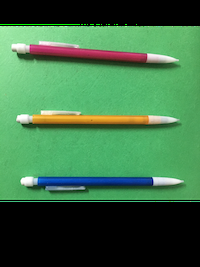
#> input picture pencil.png, 200 x 267 px
$ python coin.py
#> lines starting #> are read from the running program, lines starting #| are printed output that depends on the picture; after the words box and inside, x2 and y2 are one past the last pixel; in counts of white or black regions, pixels touching at a corner belong together

import imutils
import cv2

image = cv2.imread("pencil.png")
#> image is the input picture: shape (267, 200, 3); mean B, G, R 70.5, 109.9, 61.7
cv2.imshow("Image", image)
cv2.waitKey(0)

gray = cv2.cvtColor(image, cv2.COLOR_BGR2GRAY)
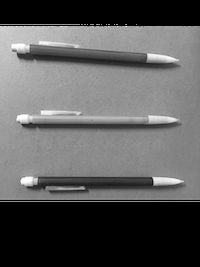
#> gray: shape (267, 200); min 0, max 255, mean 91
cv2.imshow("Gray", gray)
cv2.waitKey(0)

# applying edge detection we can find the outlines of objects in
# images
edged = cv2.Canny(gray, 30, 150)
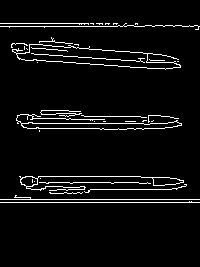
#> edged: shape (267, 200); 5.1% white in thin lines or dots, all inside (x1, y1, x2, y2) = (0, 23, 200, 203)
cv2.imshow("Edged", edged)
cv2.waitKey(0)

# threshold the image by setting all pixel values less than 225
# to 255 (white; foreground) and all pixel values >= 225 to 255
# (black; background), thereby segmenting the image
thresh = cv2.threshold(gray, 225, 255, cv2.THRESH_BINARY_INV)[1]
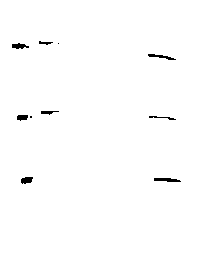
#> thresh: shape (267, 200); 99.2% white; 10 black regions (2 under 20 px)
cv2.imshow("Thresh", thresh)
cv2.waitKey(0)

# find contours (i.e., outlines) of the foreground objects in the
# thresholded image
cnts = cv2.findContours(thresh.copy(), cv2.RETR_EXTERNAL,
	cv2.CHAIN_APPROX_SIMPLE)
#> cnts = 1 contour; box (x1, y1, x2, y2) and area: (0, 0, 200, 267) 52934
cnts = imutils.grab_contours(cnts)
#> cnts = [[[0, 0], [0, 266], [199, 266], [199, 0]]]
output = image.copy()

# loop over the contours
for c in cnts:
	# draw each contour on the output image with a 3px thick purple
	# outline, then display the output contours one at a time
	cv2.drawContours(output, [c], -1, (240, 0, 159), 3)
	cv2.imshow("Contours", output)
	cv2.waitKey(0)
#> this loop made 1 pass
#> c on pass 1: [[0, 0], [0, 266], [199, 266], [199, 0]]
#> pass 1, `cv2.imshow("Contours", output)`:
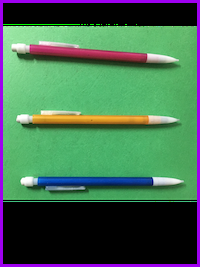
#> window 'Contours': shape (267, 200, 3); mean B, G, R 80.8, 106.3, 68

# draw the total number of contours found in purple
text = "I found {} objects!".format(len(cnts))
#> text = 'I found 1 objects!'
cv2.putText(output, text, (10, 25),  cv2.FONT_HERSHEY_SIMPLEX, 0.7,
	(240, 0, 159), 2)
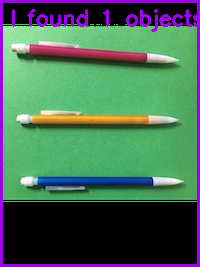
#> output: shape (267, 200, 3); 2.07% of pixels changed, all inside (x1, y1, x2, y2) = (12, 9, 197, 32)
cv2.imshow("Contours", output)
cv2.waitKey(0)

$ run again, with eraser.png copied over pencil.png
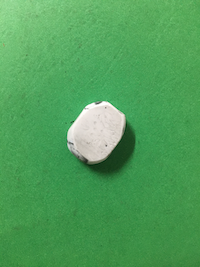
#> input picture eraser.png, 200 x 267 px
#> image is the input picture: shape (267, 200, 3); mean B, G, R 89.9, 159.1, 79.2
#> `edged = cv2.Canny(gray, 30, 150)`:
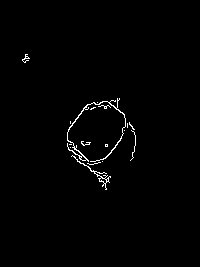
#> edged: shape (267, 200); 1.1% white in thin lines or dots, all inside (x1, y1, x2, y2) = (22, 54, 136, 190)
#> thresh: shape (267, 200); 99.2% white; 6 black regions (5 under 20 px)
#> `cnts = cv2.findContours(thresh.copy(), cv2.RETR_EXTERNAL, cv2.CHAIN_AP..`: cnts = 1 contour; box (x1, y1, x2, y2) and area: (0, 0, 200, 267) 52934
#> `cnts = imutils.grab_contours(cnts)`: cnts = [[[0, 0], [0, 266], [199, 266], [199, 0]]]
#> the loop `for c in cnts:` made 1 pass
#> c on pass 1: [[0, 0], [0, 266], [199, 266], [199, 0]]
#> text = 'I found 1 objects!'
#> `cv2.putText(output, text, (10, 25),  cv2.FONT_HERSHEY_SIMPLEX, 0.7, (2..`:
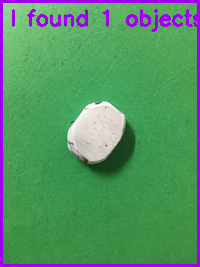
#> output: shape (267, 200, 3); mean B, G, R 100.6, 146.9, 84.4
